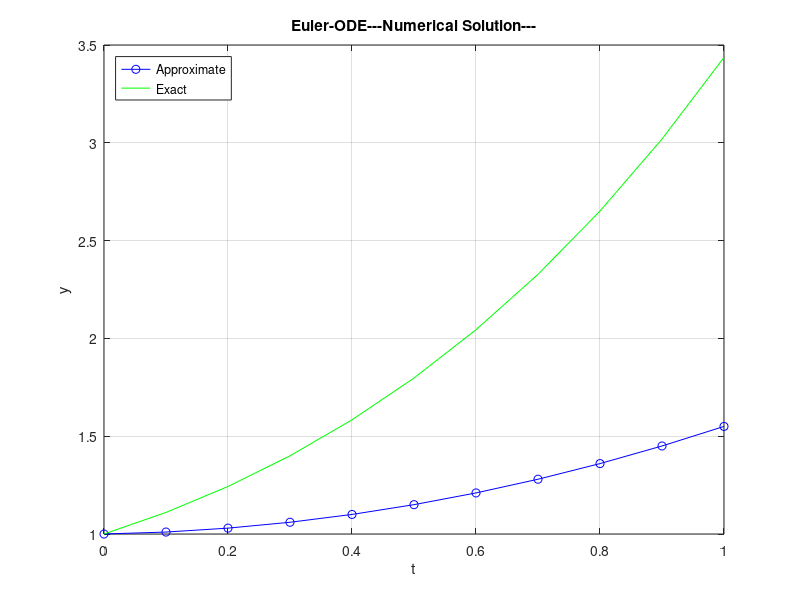

This figure's MATLAB source:

% Implicit Euler Method with MATLAB
% Equation to solve: y'=t+y; y(0)=1; t=[0,1];

clc, clear all, close all

n=10;
a=0;
b=1;
t0=0;
y0=1;
h = (b - t0) / n;
f = @(t,y) t+y;
exact = @(t) -t - 1 + 2 * exp(t);

t = a:h:b;
y = zeros(1, length(t));
y(1) = y0;

fprintf('%7s %7s %7s \n','i','t(i)','y(i)');
for i=1:1:n
 y(i+1) = y(i) + h * f(t(i+1), y(i+1));
 fprintf('%7d %7.2f %7.3f \n',i, t(i), y(i));
end

plot(t, y,'b-o', t, exact(t), 'g')

title('Euler-ODE---Numerical Solution---');
ylabel('y'); xlabel('t');
legend({'Approximate','Exact'},'Location','northwest');

grid on
hold on
hold off
